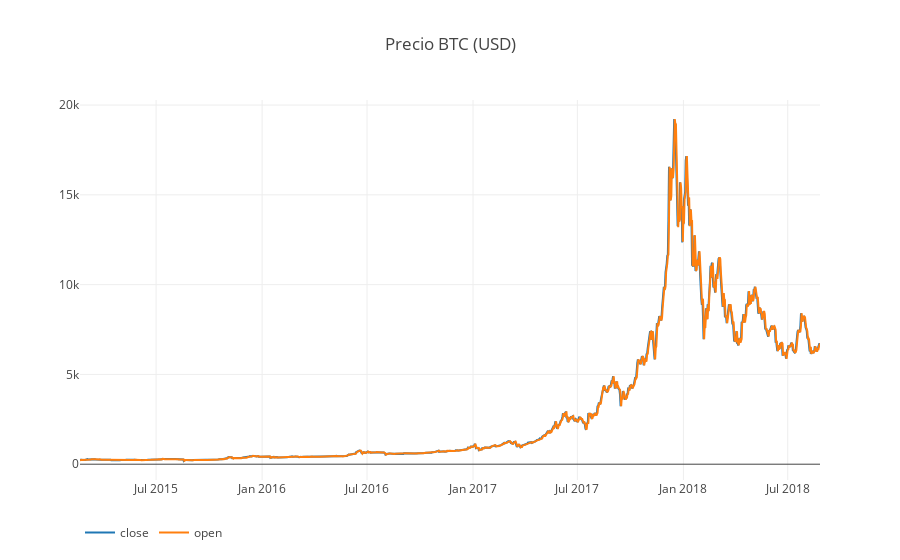

The notebook cell this image was saved under:
### Code cell
# Se llama a la función df_scatter para mostrar los precios BTC de los exchanges
df_scatter(BTC_price_real_df[['close','open']], 'Precio BTC (USD)')
#BTC_price_real_df[['open','close']]

### Figure 1 — Plotly figure (JSON) as saved in the notebook; plotly's stock layout.template omitted (floating-point values rounded to 4 significant figures; data arrays with more than 128 entries replaced by an {"elided": "..."} marker saying what was removed)
{"data": [{"name": "close", "type": "scatter", "visible": "visible", "x": {"elided": "1285 str values"}, "y": {"elided": "1285 float values"}}, {"name": "open", "type": "scatter", "visible": "visible", "x": {"elided": "1285 str values"}, "y": {"elided": "1285 float values"}}], "layout": {"legend": {"orientation": "h"}, "title": "Precio BTC (USD)", "xaxis": {"type": "date"}, "yaxis": {"showticklabels": true, "title": "", "type": "linear"}}}
